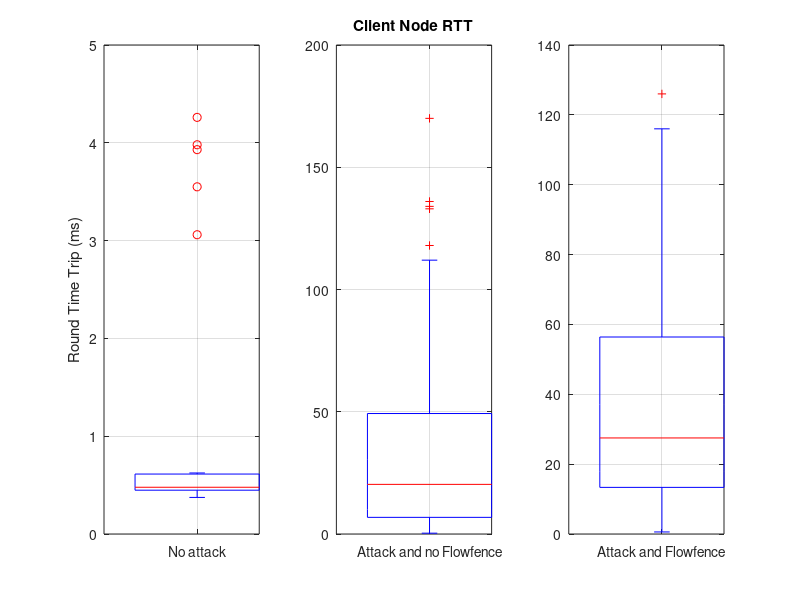

This chart was generated by the following MATLAB code:
clc;
clear all;
close all;

pingNoAttackTimes = csvread('pingWithNoAttack/times.txt');
pingAttackTimes = csvread('pingWithAttack/times.txt');
pingDefenseTimes = csvread('pingWithDefense/times.txt');

figure(1)

%boxplot(times,'labels',{'With no attack', 'With attack and no Flowfence', 'With attack and Flowfence'});
a = subplot(1,3,1)

boxplot(pingNoAttackTimes, 'labels',{'No attack'});
txt = findobj(gca,'Type','text');
set(findobj(gca,'Type','text'),'FontSize',20)
set(txt(1:end),'VerticalAlignment', 'Middle');
grid on

b=subplot(1,3,2)
boxplot(pingAttackTimes, 'labels',{'Attack and no Flowfence'});
txt = findobj(gca,'Type','text');
set(findobj(gca,'Type','text'),'FontSize',20)
set(txt(1:end),'VerticalAlignment', 'Middle');
grid on

subplot(1,3,3)
boxplot(pingDefenseTimes, 'labels',{'Attack and Flowfence'});
txt = findobj(gca,'Type','text');
set(findobj(gca,'Type','text'),'FontSize',20)
set(txt(1:end),'VerticalAlignment', 'Middle');
grid on

ylabel(a,'Round Time Trip (ms)')
title(b, 'Client Node RTT')
% meanUdp100=[meanTxUdpPkts_1' meanRoutedUdpPkts_1' meanRxUdpPkts_1'];
% 
% figure(2)
% boxplot(meanUdp100,'labels',{'Transmitidos', 'Recebidos Roteador', 'Recebidos Servidor'});


% 
% results=importdata('filesNames.csv');
% 
% numTests=7;
% meanTx = zeros(numTests,1);
% meanRx = zeros(numTests,1);
% 
% for i=1:numTests
%     auxStr = strcat(results{i},'/tx_flows_1.txt');     
%     auxTx = csvread(auxStr);
%     meanTx(i,1) = mean(auxTx);
% end
% 
% for i=1:numTests
%     auxStr = strcat(results{i},'/routed_flows_1.txt');
%     auxRouted = csvread(auxStr);
%     meanRouted(i,1) = mean(auxRouted);
% end
% 
% for i=1:numTests
%     auxStr = strcat(results{i},'/rx_flows_1.txt');
%     auxRx = csvread(auxStr);
%     meanRx(i,1) = mean(auxRx);
% end
% 
% format long g
% 
% meanTx
% meanRouted
% meanRx
% 
% figure(2)
% plot(meanTx, 'b');
% plot(auxTx, 'b');
% hold on
%plot(auxRouted, 'k');
%plot(auxRx, 'r');
%hold on;
%plot(meanRx, 'k');

% 
% meanUdp100=[meanTxUdpPkts_1' meanRoutedUdpPkts_1' meanRxUdpPkts_1'];
% 
% figure(2)
% boxplot(meanUdp100,'labels',{'Transmitidos', 'Recebidos Roteador', 'Recebidos Servidor'});
% 
% title('Pacotes por Segundo Inundação UDP Pacotes 1 byte com DETER Flooder')
% txt = findobj(gca,'Type','text');
% set(findobj(gca,'Type','text'),'FontSize',25)
% set(txt(1:end),'VerticalAlignment', 'Middle');
% grid on
% ylabel('Pacotes por Segundo')
% 
